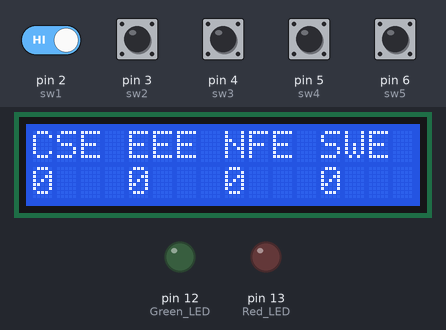
A sketch run on a simulated Arduino Uno, built with avr-gcc and run on an emulated ATmega328P. On the bench: 16×2 character LCD, output pins drawn as LEDs (lit = HIGH). Dashed ring = blinking. Inputs (shaded band) come from the test bench; at power-on: pin 2 (sw1), pin 3 (sw2), pin 4 (sw3), pin 5 (sw4), pin 6 (sw5) HIGH.

Above: at 3.3 s.
3.4 s: pin 6 (sw5) pulled LOW for 0.15 s
At 4.5 s:
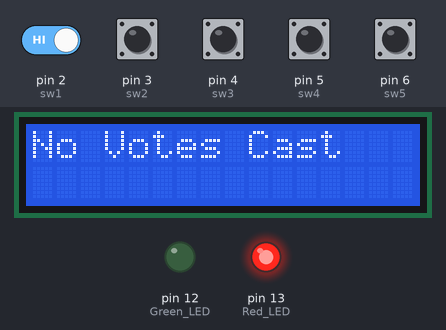
5.0 s: pin 2 (sw1) driven LOW and pin 6 (sw5) driven LOW
8.0 s: pin 6 (sw5) driven HIGH
At 8.8 s:
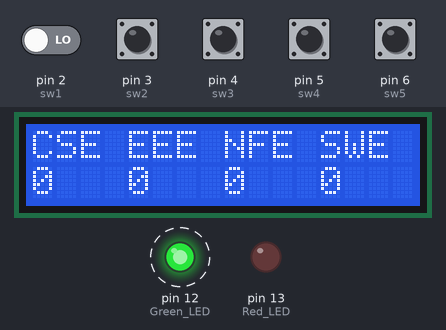
11.0 s: pin 6 (sw5) driven LOW
At 12.5 s:
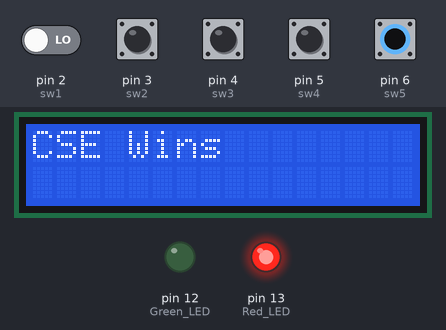
12.9 s: pin 2 (sw1) driven HIGH
15.9 s: pin 3 (sw2) pulled LOW for 1 s
At 18.3 s:
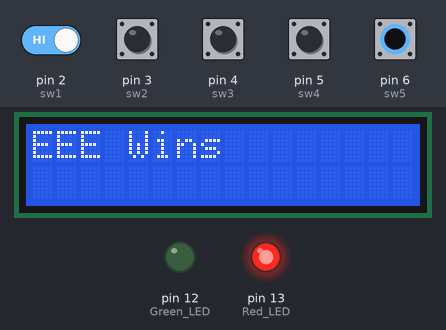
Timing chart, 0 to 19.8 s (numbered marks = the images above; inputs shaded):
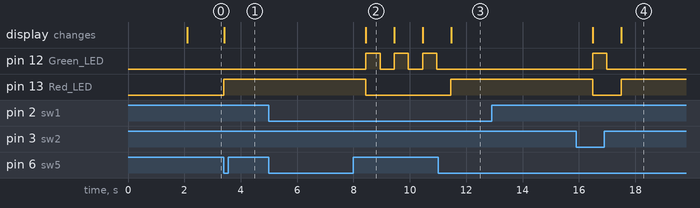

The sketch:

EVM_Code.ino
```cpp
#include <LiquidCrystal_I2C.h>

// Button Pins
#define sw1 2  // Button 1
#define sw2 3  // Button 2
#define sw3 4  // Button 3
#define sw4 5  // Button 4
#define sw5 6  // Button 5 for result

// Vote counters
int vote1 = 0;
int vote2 = 0;
int vote3 = 0;
int vote4 = 0;

// Initialize LCD with I2C address (0x27) and size (16x2)
LiquidCrystal_I2C lcd(0x27, 16, 2);

void setup() {
  // Set button pins as input
  pinMode(sw1, INPUT_PULLUP);
  pinMode(sw2, INPUT_PULLUP);
  pinMode(sw3, INPUT_PULLUP);
  pinMode(sw4, INPUT_PULLUP);
  pinMode(sw5, INPUT_PULLUP);

  // Set LED pins as output
  pinMode(13, OUTPUT); // Red LED
  pinMode(12, OUTPUT); // Green LED

  // Initialize LCD
  lcd.init();
  lcd.backlight();

  // Welcome Message
  lcd.setCursor(0, 0);
  lcd.print("     EVM");
  lcd.setCursor(0, 1);
  lcd.print("  DLD Project");
  delay(2000);
  lcd.clear();

  // Display voting options
  lcd.setCursor(0, 0);
  lcd.print("CSE EEE NFE SWE");
}

void loop() {
  // Display current vote counts
  lcd.setCursor(0, 1);
  lcd.print(vote1);  // BJP votes
  lcd.setCursor(4, 1);
  lcd.print(vote2);  // INC votes
  lcd.setCursor(8, 1);
  lcd.print(vote3);  // AAP votes
  lcd.setCursor(12, 1);
  lcd.print(vote4);  // OTH votes

  // Check for button presses and update votes
  if (digitalRead(sw1) == LOW) {
    vote1++;
    flashLED(12); // Green LED
  }
  if (digitalRead(sw2) == LOW) {
    vote2++;
    flashLED(12); // Green LED
  }
  if (digitalRead(sw3) == LOW) {
    vote3++;
    flashLED(12); // Green LED
  }
  if (digitalRead(sw4) == LOW) {
    vote4++;
    flashLED(12); // Green LED
  }

  // Check result button
  if (digitalRead(sw5) == LOW) {
    digitalWrite(13, HIGH); // Turn on Red LED for result processing
    showResult();
    digitalWrite(13, LOW);
  }
}

// Function to flash an LED
void flashLED(int pin) {
  digitalWrite(pin, HIGH);
  delay(500);
  digitalWrite(pin, LOW);
  delay(500);
}

// Function to display results
void showResult() {
  lcd.clear();
  int totalVotes = vote1 + vote2 + vote3 + vote4;

  if (totalVotes > 0) {
    if (vote1 > vote2 && vote1 > vote3 && vote1 > vote4) {
      lcd.print("CSE Wins");
    } else if (vote2 > vote1 && vote2 > vote3 && vote2 > vote4) {
      lcd.print("EEE Wins");
    } else if (vote3 > vote1 && vote3 > vote2 && vote3 > vote4) {
      lcd.print("NFE Wins");
    } else if (vote4 > vote1 && vote4 > vote2 && vote4 > vote3) {
      lcd.print("SWE Wins");
    } else {
      lcd.print("Tie Or No Result");
    }
  } else {
    lcd.print("No Votes Cast");
  }

  delay(5000); // Show result for 5 seconds
  resetVotes();
}

// Function to reset vote counts
void resetVotes() {
  vote1 = 0;
  vote2 = 0;
  vote3 = 0;
  vote4 = 0;
  lcd.clear();
  lcd.setCursor(0, 0);
  lcd.print("CSE EEE NFE SWE");
}
```

Measured:
- after the input at 3.4 s, pin 13 (Red_LED): LOW → HIGH at once; the display: changes at once (image 1)
- after the input at 5.0 s, every drawn part: stays the same
- after the input at 8.0 s, pin 13 (Red_LED): goes on until 8.4 s, then stays LOW
- after the input at 11.0 s, pin 12 (Green_LED): stays LOW (without the input it goes to HIGH after 0.47 s); pin 13 (Red_LED): LOW → HIGH after 0.46 s; the display: changes after 0.47 s (image 3)
- after the input at 12.9 s, every drawn part: stays the same
- after the input at 15.9 s, pin 12 (Green_LED): LOW → HIGH after 0.59 s, → LOW 0.50 s later; pin 13 (Red_LED): HIGH → LOW after 0.59 s, → HIGH 1.0 s later
- by itself, pin 12 (Green_LED): alternates HIGH for 0.50 s and LOW for 0.51 s
- what the display in image 2 shows lasts 1.1 s, from 8.4 s to 9.5 s
